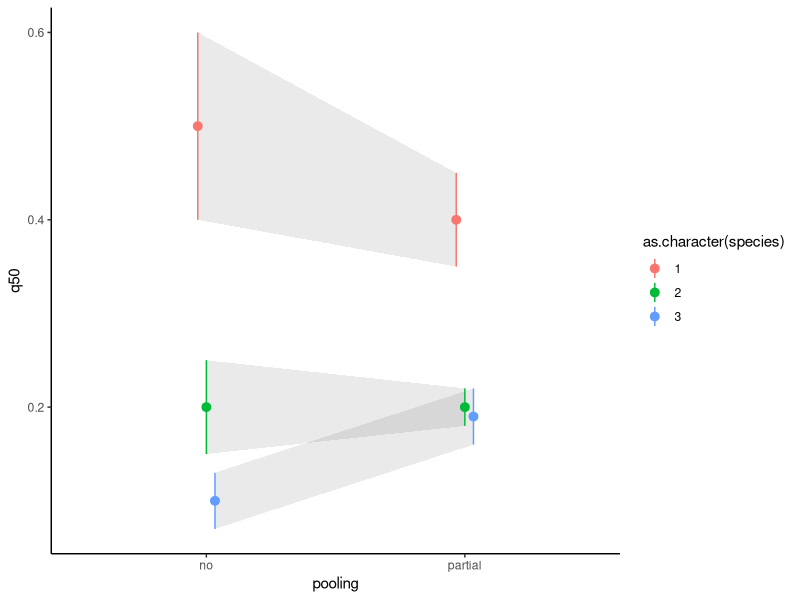

Here is the R script that generated this plot:

library(ggplot2)
library(ggforce)

test <- data.frame(
  species = c(1,1,2,2,3,3),
  q10 = c(0.4,0.35,0.15,0.18,0.07,0.16),
  q50 = c(0.5,0.4,0.2,0.2,0.1,0.19),
  pooling = rep(c('no', 'partial'), 3)
)
test$q90 <- 2*test$q50-test$q10


ggplot(data = test) + 
  geom_ribbon(aes(x = pooling, ymin = q10, ymax = q90, group = species),
              position = position_dodge(width = 0.1), alpha = 0.1) +
  geom_pointrange(aes(x = pooling, y = q50, ymin = q10, ymax = q90, group = species, color = as.character(species)),
                  position = position_dodge(width = 0.1)) +
  theme_classic()
